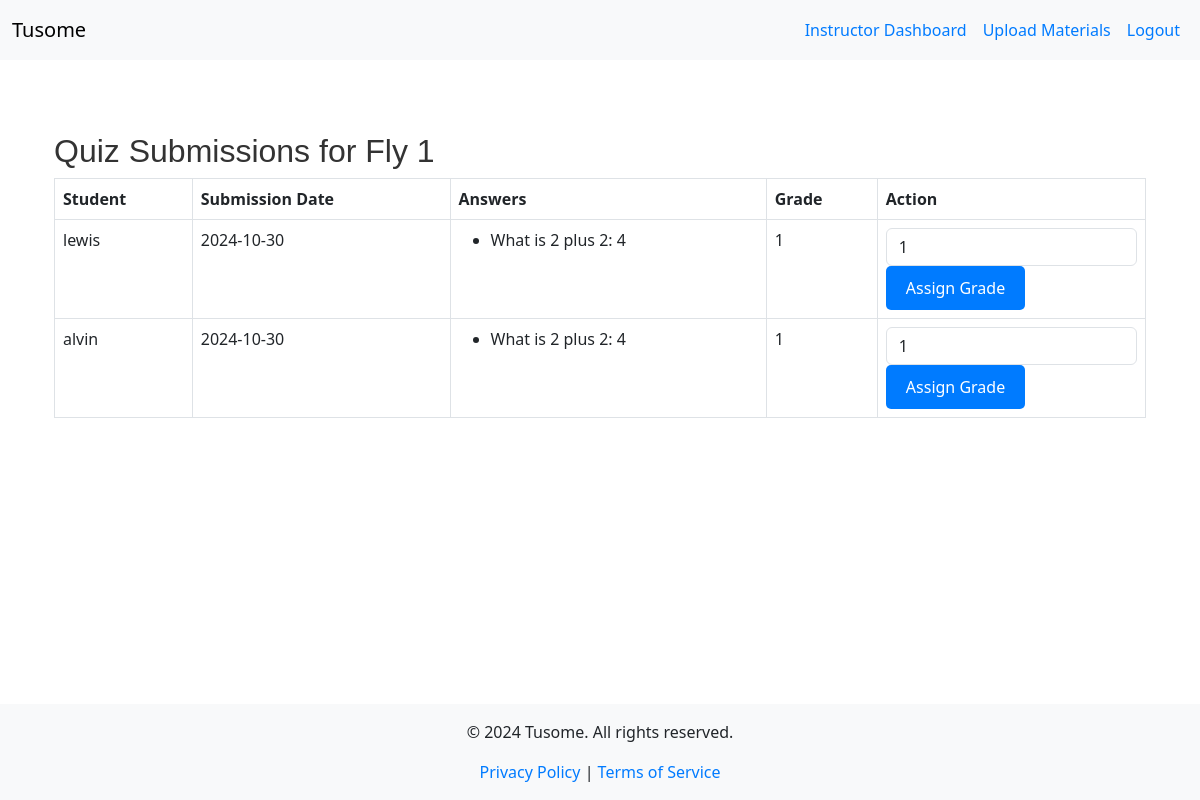
/instructor/view_submissions/2/2 (signed in), run on the app's committed database.
### models.py (models this page shows, shortened)
class Quiz(db.Model):
    id = db.Column(db.Integer, primary_key=True)
    course_id = db.Column(db.Integer, db.ForeignKey('course.id'), nullable=False)
    title = db.Column(db.String(200), nullable=False)
    status = db.Column(db.String(20), nullable=False)
    course = db.relationship('Course', back_populates='quizzes')
    questions = db.relationship('Question', back_populates='quiz', lazy=True)
    quiz_submissions = db.relationship('QuizSubmission', back_populates='quiz', lazy=True)

class User(UserMixin, db.Model):
    id = db.Column(db.Integer, primary_key=True)
    username = db.Column(db.String(150), unique=True, nullable=False)
    password = db.Column(db.String(150), nullable=False)
    role = db.Column(db.Enum(RoleEnum), nullable=False)  # Using Enum for roles
    instructor = db.relationship('Instructor', back_populates='user', uselist=False)
    student = db.relationship('Student', back_populates='user', uselist=False)

class QuizSubmission(db.Model):
    id = db.Column(db.Integer, primary_key=True)
    student_id = db.Column(db.Integer, db.ForeignKey('student.id'), nullable=False)
    quiz_id = db.Column(db.Integer, db.ForeignKey('quiz.id'), nullable=False)
    question_id = db.Column(db.Integer, db.ForeignKey('question.id'), nullable=False)
    selected_answer = db.Column(db.String(200), nullable=False)
    submission_date = db.Column(db.DateTime, default=datetime.utcnow)
    grade = db.Column(db.String(10))
    student = db.relationship('Student', back_populates='quiz_submissions')
    quiz = db.relationship('Quiz', back_populates='quiz_submissions')
    question = db.relationship('Question', back_populates='quiz_submissions')

class Question(db.Model):
    id = db.Column(db.Integer, primary_key=True)
    question_text = db.Column(db.Text, nullable=False)
    correct_answer = db.Column(db.String(200), nullable=False)
    quiz_id = db.Column(db.Integer, db.ForeignKey('quiz.id'), nullable=False)
    quiz = db.relationship('Quiz', back_populates='questions')
    quiz_submissions = db.relationship('QuizSubmission', back_populates='question', lazy=True)

### app.py (the view)
@app.route('/instructor/view_submissions/<int:course_id>/<int:quiz_id>', methods=['GET'])
@login_required
def view_submissions(course_id, quiz_id):
    if current_user.role != RoleEnum.INSTRUCTOR:
        flash('You are not authorized to access this page.')
        return redirect(url_for('index'))
    quiz = Quiz.query.get_or_404(quiz_id)
    submissions = QuizSubmission.query.filter_by(quiz_id=quiz_id).all()
    grouped_submissions = defaultdict(list)
    for submission in submissions:
        grouped_submissions[submission.student_id].append(submission)
    return render_template('view_submissions.html', quiz=quiz, grouped_submissions=grouped_submissions)

### app.py (called while the page is built)
@app.context_processor
def inject_current_year():
    return {'current_year': datetime.utcnow().year}

@login_manager.user_loader
def load_user(user_id):
    return User.query.get(int(user_id))

@app.context_processor
def inject_roleenum():
    return dict(RoleEnum=RoleEnum)

### templates/view_submissions.html (shortened to what this page needs)
{% extends "base.html" %}
{% block content %}
<div class="container mt-5">
    <h2>Quiz Submissions for {{ quiz.title }}</h2>
    <table class="table table-bordered">
        <thead>
            <tr>
                <th>Student</th>
                <th>Submission Date</th>
                <th>Answers</th>
                <th>Grade</th>
                <th>Action</th>
            </tr>
        </thead>
        <tbody>
            {% for student_id, student_submissions in grouped_submissions.items() %}
            <tr>
                <td>{{ student_submissions[0].student.user.username }}</td>
                <td>{{ student_submissions[0].submission_date.strftime('%Y-%m-%d') }}</td>
                <td>
                    <ul>
                        {% for submission in student_submissions %}
                        <li>{{ submission.question.question_text }}: {{ submission.selected_answer }}</li>
                        {% endfor %}
                    </ul>
                </td>
                <td>
                    {% if student_submissions[0].grade is not none %}
                        {{ student_submissions[0].grade }}
                    {% else %}
                        Ungraded
                    {% endif %}
                </td>
                <td>
                    <form method="POST" action="{{ url_for('grade_submission', submission_id=student_submissions[0].id) }}">
                        <div class="form-group">
                            <input type="number" name="grade" class="form-control" min="0" max="100" value="{{ student_submissions[0].grade }}">
                        </div>
                        <button type="submit" class="btn btn-success">Assign Grade</button>
                    </form>
                </td>
            </tr>
            {% endfor %}
        </tbody>
    </table>
</div>
{% endblock %}

### static/css/style.css (style rules this page uses)
.btn { padding: 10px 20px; border: none; border-radius: 5px; color: white; background-color: #007BFF; text-decoration: none; display: inline-block; transition: background-color 0.3s; }
h1, h2, h3 { color: #333; font-family: 'Arial', sans-serif; }
html, body { height: 100%; margin: 0; }
body { display: flex; flex-direction: column; }

### templates/base.html (style rules this page uses)
html, body { height: 100%; margin: 0; }
body { display: flex; flex-direction: column; }

### data on the page
Quiz: title "Fly 1"
User: username "lewis"
QuizSubmission: submission_date "2024-10-30", question.question_text "What is 2 plus 2", selected_answer "4", grade "1", grade "1"
User: username "alvin"
QuizSubmission: submission_date "2024-10-30", question.question_text "What is 2 plus 2", selected_answer "4", grade "1", grade "1"
